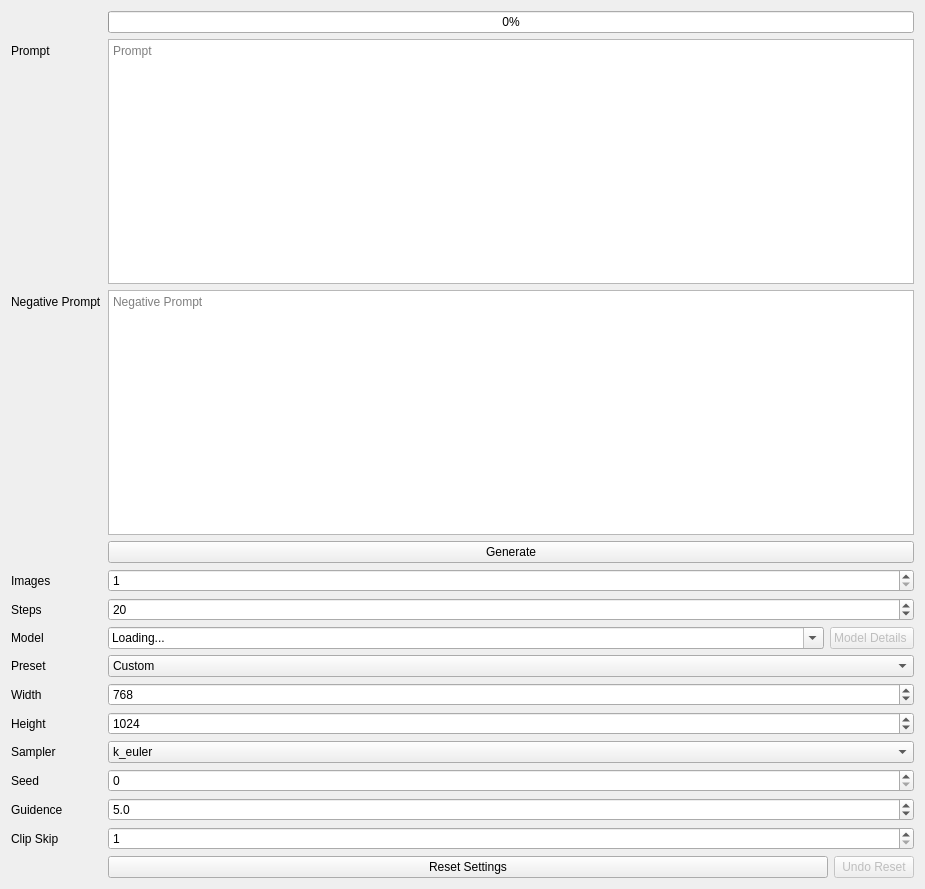
           <widget class="QWidget" name="scrollAreaWidgetContents_2">
            <property name="geometry">
             <rect>
              <x>0</x>
              <y>0</y>
              <width>925</width>
              <height>889</height>
             </rect>
            </property>
            <property name="sizePolicy">
             <sizepolicy hsizetype="Minimum" vsizetype="Minimum">
              <horstretch>0</horstretch>
              <verstretch>0</verstretch>
             </sizepolicy>
            </property>
            <layout class="QFormLayout" name="formLayout">
             <property name="sizeConstraint">
              <enum>QLayout::SizeConstraint::SetMinimumSize</enum>
             </property>
             <item row="0" column="1">
              <widget class="QProgressBar" name="progressBar">
               <property name="value">
                <number>0</number>
               </property>
               <property name="textVisible">
                <bool>true</bool>
               </property>
               <property name="invertedAppearance">
                <bool>false</bool>
               </property>
              </widget>
             </item>
             <item row="3" column="0">
              <widget class="QLabel" name="label_3">
               <property name="text">
                <string>Prompt</string>
               </property>
              </widget>
             </item>
             <item row="3" column="1">
              <widget class="QPlainTextEdit" name="PromptBox">
               <property name="sizePolicy">
                <sizepolicy hsizetype="Expanding" vsizetype="Expanding">
                 <horstretch>0</horstretch>
                 <verstretch>2</verstretch>
                </sizepolicy>
               </property>
               <property name="tabChangesFocus">
                <bool>true</bool>
               </property>
               <property name="placeholderText">
                <string>Prompt</string>
               </property>
              </widget>
             </item>
             <item row="6" column="0">
              <widget class="QLabel" name="label_5">
               <property name="text">
                <string>Negative Prompt</string>
               </property>
              </widget>
             </item>
             <item row="6" column="1">
              <widget class="QPlainTextEdit" name="NegativePromptBox">
               <property name="sizePolicy">
                <sizepolicy hsizetype="Expanding" vsizetype="Expanding">
                 <horstretch>0</horstretch>
                 <verstretch>2</verstretch>
                </sizepolicy>
               </property>
               <property name="tabChangesFocus">
                <bool>true</bool>
               </property>
               <property name="placeholderText">
                <string>Negative Prompt</string>
               </property>
              </widget>
             </item>
             <item row="7" column="1">
              <widget class="QPushButton" name="GenerateButton">
               <property name="toolTip">
                <string>Shortcut Ctrl + Enter</string>
               </property>
               <property name="text">
                <string>Generate</string>
               </property>
               <property name="icon">
                <iconset theme="QIcon::ThemeIcon::InsertImage"/>
               </property>
               <property name="shortcut">
                <string>Ctrl+Return</string>
               </property>
              </widget>
             </item>
             <item row="9" column="0">
              <widget class="QLabel" name="imagesLabel">
               <property name="text">
                <string>Images</string>
               </property>
              </widget>
             </item>
             <item row="9" column="1">
              <widget class="QSpinBox" name="imagesSpinBox">
               <property name="minimum">
                <number>1</number>
               </property>
               <property name="maximum">
                <number>50</number>
               </property>
              </widget>
             </item>
             <item row="11" column="0">
              <widget class="QLabel" name="stepsLabel">
               <property name="text">
                <string>Steps</string>
               </property>
              </widget>
             </item>
             <item row="11" column="1">
              <widget class="QSpinBox" name="stepsSpinBox">
               <property name="minimum">
                <number>1</number>
               </property>
               <property name="maximum">
                <number>150</number>
               </property>
               <property name="value">
                <number>20</number>
               </property>
              </widget>
             </item>
             <item row="12" column="0">
              <widget class="QLabel" name="modelLabel">
               <property name="text">
                <string>Model</string>
               </property>
              </widget>
             </item>
             <item row="12" column="1">
              <layout class="QHBoxLayout" name="horizontalLayout_6">
               <item>
                <widget class="QComboBox" name="modelComboBox">
                 <property name="enabled">
                  <bool>true</bool>
                 </property>
                 <property name="sizePolicy">
                  <sizepolicy hsizetype="Expanding" vsizetype="Fixed">
                   <horstretch>0</horstretch>
                   <verstretch>0</verstretch>
                  </sizepolicy>
                 </property>
                 <property name="editable">
                  <bool>true</bool>
                 </property>
                 <property name="currentText">
                  <string>Loading...</string>
                 </property>
                 <property name="currentIndex">
                  <number>0</number>
                 </property>
                 <property name="placeholderText">
                  <string/>
                 </property>
                 <item>
                  <property name="text">
                   <string>Loading...</string>
                  </property>
                 </item>
                </widget>
               </item>
               <item>
                <widget class="QPushButton" name="modelDetailsButton">
                 <property name="enabled">
                  <bool>false</bool>
                 </property>
                 <property name="text">
                  <string>Model Details </string>
                 </property>
                 <property name="icon">
                  <iconset theme="QIcon::ThemeIcon::SystemSearch"/>
                 </property>
                 <property name="flat">
                  <bool>false</bool>
                 </property>
                </widget>
               </item>
              </layout>
             </item>
             <item row="15" column="0">
              <widget class="QLabel" name="presetLabel">
               <property name="text">
                <string>Preset</string>
               </property>
              </widget>
             </item>
             <item row="15" column="1">
              <widget class="QComboBox" name="presetComboBox">
               <property name="editable">
                <bool>false</bool>
               </property>
               <item>
                <property name="text">
                 <string>Custom</string>
                </property>
               </item>
               <item>
                <property name="text">
                 <string>Landscape (16:9)</string>
                </property>
               </item>
               <item>
                <property name="text">
                 <string>Landscape (3:2)</string>
                </property>
               </item>
               <item>
                <property name="text">
                 <string>Portrait (2:3)</string>
                </property>
               </item>
               <item>
                <property name="text">
                 <string>Phone Background (9:21)</string>
                </property>
               </item>
               <item>
                <property name="text">
                 <string>Ultrawide (21:9)</string>
                </property>
               </item>
               <item>
                <property name="text">
                 <string>Square</string>
                </property>
               </item>
              </widget>
             </item>
             <item row="17" column="0">
              <widget class="QLabel" name="widthLabel">
               <property name="text">
                <string>Width</string>
               </property>
              </widget>
             </item>
             <item row="17" column="1">
              <widget class="QSpinBox" name="widthSpinBox">
               <property name="minimum">
                <number>64</number>
               </property>
               <property name="maximum">
                <number>3072</number>
               </property>
               <property name="singleStep">
                <number>64</number>
               </property>
               <property name="value">
                <number>768</number>
               </property>
              </widget>
             </item>
             <item row="19" column="0">
              <widget class="QLabel" name="heightLabel">
               <property name="text">
                <string>Height</string>
               </property>
              </widget>
             </item>
             <item row="19" column="1">
              <widget class="QSpinBox" name="heightSpinBox">
               <property name="minimum">
                <number>64</number>
               </property>
               <property name="maximum">
                <number>3072</number>
               </property>
               <property name="singleStep">
                <number>64</number>
               </property>
               <property name="value">
                <number>1024</number>
               </property>
              </widget>
             </item>
             <item row="21" column="0">
              <widget class="QLabel" name="samplerLabel">
               <property name="text">
                <string>Sampler</string>
               </property>
              </widget>
             </item>
             <item row="21" column="1">
              <widget class="QComboBox" name="samplerComboBox">
               <item>
                <property name="text">
                 <string>k_euler</string>
                </property>
               </item>
               <item>
                <property name="text">
                 <string>k_euler_a</string>
                </property>
               </item>
               <item>
                <property name="text">
                 <string>k_lms</string>
                </property>
               </item>
               <item>
                <property name="text">
                 <string>k_heun</string>
                </property>
               </item>
               <item>
                <property name="text">
                 <string>k_dpm_2</string>
                </property>
               </item>
               <item>
                <property name="text">
                 <string>k_dpm_2_a</string>
                </property>
               </item>
               <item>
                <property name="text">
                 <string>k_dpm_adaptive</string>
                </property>
               </item>
               <item>
                <property name="text">
                 <string>k_dpm_fast</string>
                </property>
               </item>
               <item>
                <property name="text">
                 <string>k_dpmpp_2m</string>
                </property>
               </item>
               <item>
                <property name="text">
                 <string>k_dpmpp_2s_a</string>
                </property>
               </item>
               <item>
                <property name="text">
                 <string>k_dpmpp_sde</string>
                </property>
               </item>
               <item>
                <property name="text">
                 <string>DDIM</string>
                </property>
               </item>
               <item>
                <property name="text">
                 <string>lcm</string>
                </property>
               </item>
               <item>
                <property name="text">
                 <string>dpmsolver</string>
                </property>
               </item>
              </widget>
             </item>
             <item row="23" column="0">
              <widget class="QLabel" name="seedLabel">
               <property name="text">
                <string>Seed</string>
               </property>
              </widget>
             </item>
             <item row="23" column="1">
              <widget class="QSpinBox" name="seedSpinBox">
               <property name="toolTip">
                <string>0 for unseeded generations</string>
               </property>
               <property name="statusTip">
                <string/>
               </property>
               <property name="maximum">
                <number>2147483647</number>
               </property>
               <property name="displayIntegerBase">
                <number>10</number>
               </property>
              </widget>
             </item>
             <item row="25" column="0">
              <widget class="QLabel" name="guidenceLabel">
               <property name="text">
                <string>Guidence</string>
               </property>
              </widget>
             </item>
             <item row="25" column="1">
              <widget class="QDoubleSpinBox" name="guidenceDoubleSpinBox">
               <property name="decimals">
                <number>1</number>
               </property>
               <property name="minimum">
                <double>0.000000000000000</double>
               </property>
               <property name="maximum">
                <double>100.000000000000000</double>
               </property>
               <property name="singleStep">
                <double>0.500000000000000</double>
               </property>
               <property name="value">
                <double>5.000000000000000</double>
               </property>
              </widget>
             </item>
             <item row="27" column="0">
              <widget class="QLabel" name="clipSkipLabel">
               <property name="text">
                <string>Clip Skip</string>
               </property>
              </widget>
             </item>
             <item row="27" column="1">
              <widget class="QSpinBox" name="clipSkipSpinBox">
               <property name="minimum">
                <number>1</number>
               </property>
               <property name="maximum">
                <number>12</number>
               </property>
              </widget>
             </item>
             <item row="28" column="1">
              <layout class="QHBoxLayout" name="horizontalLayout_7">
               <item>
                <widget class="QPushButton" name="resetSettingsButton">
                 <property name="sizePolicy">
                  <sizepolicy hsizetype="MinimumExpanding" vsizetype="Fixed">
                   <horstretch>0</horstretch>
                   <verstretch>0</verstretch>
                  </sizepolicy>
                 </property>
                 <property name="text">
                  <string>Reset Settings</string>
                 </property>
                 <property name="icon">
                  <iconset theme="QIcon::ThemeIcon::EditClear"/>
                 </property>
                </widget>
               </item>
               <item>
                <widget class="QPushButton" name="undoResetButton">
                 <property name="enabled">
                  <bool>false</bool>
                 </property>
                 <property name="sizePolicy">
                  <sizepolicy hsizetype="Maximum" vsizetype="Fixed">
                   <horstretch>0</horstretch>
                   <verstretch>0</verstretch>
                  </sizepolicy>
                 </property>
                 <property name="text">
                  <string>Undo Reset</string>
                 </property>
                 <property name="icon">
                  <iconset theme="QIcon::ThemeIcon::EditUndo"/>
                 </property>
                 <property name="checkable">
                  <bool>false</bool>
                 </property>
                </widget>
               </item>
              </layout>
             </item>
            </layout>
           </widget>
